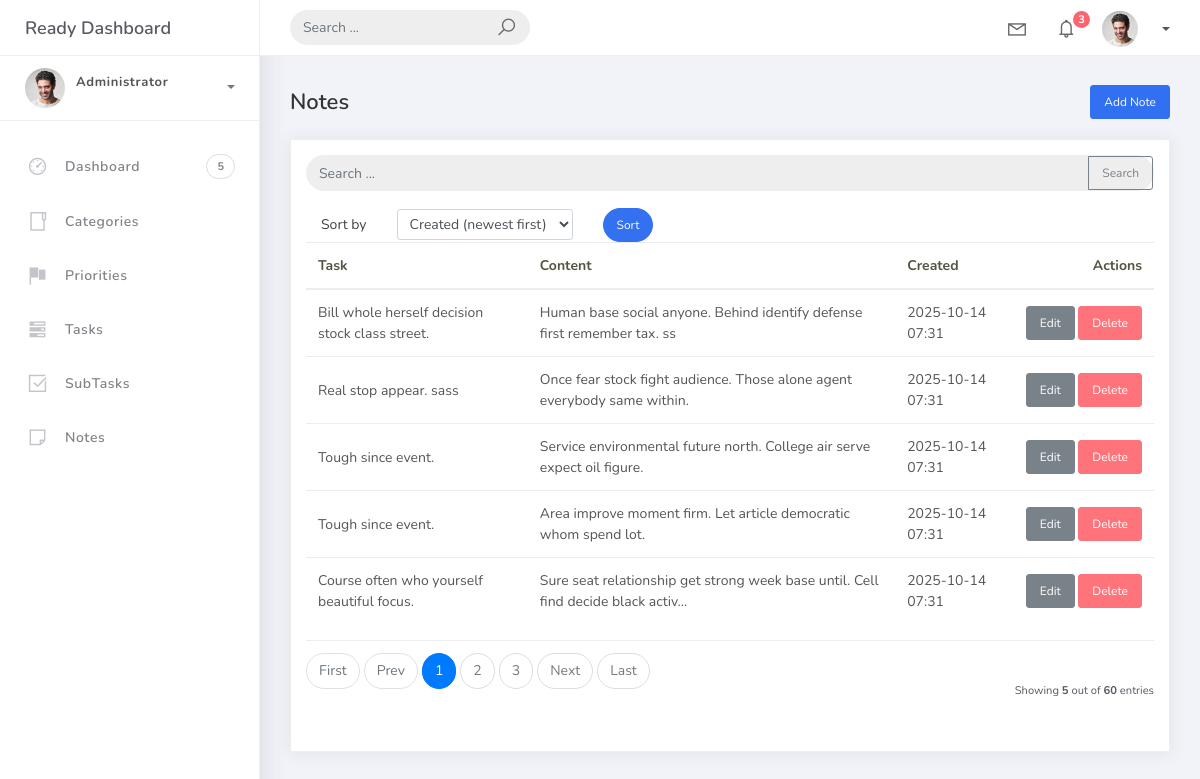
Before: /notes/ with the older database file.
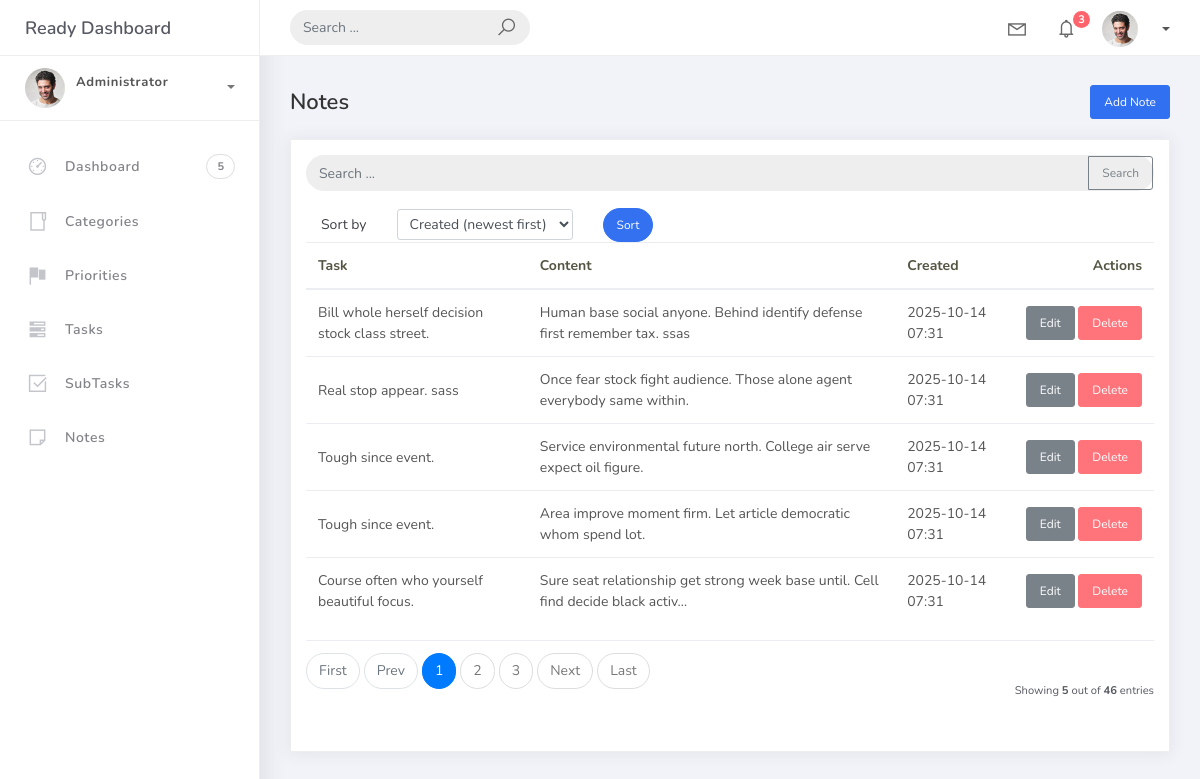
After: the same page with the newer database file.
### Application/models.py (models this page shows, shortened)
class BaseModel(models.Model):
    created_at = models.DateTimeField(auto_now_add=True)
    updated_at = models.DateTimeField(auto_now=True)
    class Meta:
        abstract = True

class Note(BaseModel):
    task = models.ForeignKey(Task, on_delete=models.CASCADE, related_name='notes')
    content = models.TextField()

class Task(BaseModel):
    title = models.CharField(max_length=200)
    description = models.TextField(blank=True)
    status = models.CharField(max_length=50, choices=STATUS_CHOICES, default="Pending")
    deadline = models.DateTimeField(null=True, blank=True)
    priority = models.ForeignKey(Priority, on_delete=models.CASCADE, related_name='tasks')
    category = models.ForeignKey(Category, on_delete=models.CASCADE, related_name='tasks')

### Application/views.py (the view)
# urls.py: path('notes/', views.NoteListView.as_view(), name='note-list'),
class NoteListView(ListView):
    model = Note
    template_name = 'note_list.html'
    context_object_name = 'notes'
    ordering = ['-created_at']
    paginate_by = 5
    def get_ordering(self):
        allowed = [
            'task__title',
            'content',
            'created_at',
            '-created_at',
        ]
        sort_by = self.request.GET.get('sort_by')
        if sort_by in allowed:
            return sort_by
        return '-created_at'
    def get_queryset(self):
        qs = super().get_queryset().select_related('task')
        q = self.request.GET.get('q')
        if q:
            qs = qs.filter(Q(content__icontains=q) | Q(task__title__icontains=q))
        return qs
    def get_context_data(self, **kwargs):
        context = super().get_context_data(**kwargs)
        context['q'] = self.request.GET.get('q', '')
        context['sort_by'] = self.get_ordering()
        return context

### templates/note_list.html (shortened to what this page needs)
{% extends 'base.html' %}
{% block content %}
<div class="content">
  <div class="container-fluid">
    <h4 class="page-title d-flex justify-content-between align-items-center">
      <span>Notes</span>
      <a href="{% url 'note-add' %}" class="btn btn-primary btn-sm">Add Note</a>
    </h4>
    <div class="card">
      <div class="card-body table-responsive">
        {% include 'includes/search_form.html' %}
        {% with current=sort_by|default:'-created_at' %}
        <div class="col-md-12">
          <form method="get" class="row g-2 align-items-center">
            <div class="col-auto">
              <label for="noteSortSelect" class="col-form-label">Sort by</label>
            </div>
            <div class="col-auto">
              <select class="form-control form-control-sm" id="noteSortSelect" name="sort_by" onchange="this.form.submit()">
                <option value="-created_at" {% if current == '-created_at' %}selected{% endif %}>Created (newest first)</option>
              </select>
            </div>
            <div class="col-auto">
              <button type="submit" class="btn btn-primary btn-sm btn-rounded">Sort</button>
            </div>
          </form>
        </div>
        {% endwith %}
        <table class="table">
          <thead>
            <tr>
              <th>Task</th>
              <th>Content</th>
              <th>Created</th>
              <th class="text-right text-nowrap">Actions</th>
            </tr>
          </thead>
          <tbody>
            {% for note in notes %}
            <tr>
              <td>{{ note.task.title }}</td>
              <td>{{ note.content|truncatechars:80 }}</td>
              <td>{{ note.created_at|date:'Y-m-d H:i' }}</td>
              <td class="text-right text-nowrap">
                <a href="{% url 'note-edit' note.pk %}" class="btn btn-sm btn-secondary">Edit</a>
                <a href="{% url 'note-delete' note.pk %}" class="btn btn-sm btn-danger">Delete</a>
              </td>
            </tr>
            {% empty %}
            <tr>
              <td colspan="4">No notes yet.</td>
            </tr>
            {% endfor %}
          </tbody>
        </table>
        {% include 'includes/pagination.html' %}
      </div>
    </div>
  </div>
</div>
{% endblock %}

Changed rows visible on the page:
changed Note "Bill whole herself decision stock class street.": content "Human base social anyone. Behind identify defense first remember tax. ss" → "Human base social anyone. Behind identify defense first remember tax. ssas"
Other visible differences:
{{ paginator.count }}: "60" → "46"
